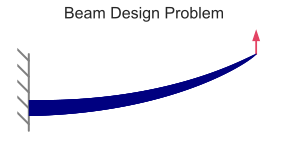

This chart was generated by the following Python code:
import aerosandbox as asb
import aerosandbox.numpy as np

N = 300
E = 1e5
L = 1
b = 0.1
volume = 0.01
tip_load = 1

x = np.linspace(0, L, N)  # m, node locations

opti = asb.Opti()
h = opti.variable(init_guess=np.ones(N), lower_bound=1e-2)
I = b * h ** 3 / 12

V = np.ones(N) * -tip_load
M = opti.variable(init_guess=np.zeros(N))  # N*m, moment
th = opti.variable(init_guess=np.zeros(N))  # rad, slope
w = opti.variable(init_guess=np.zeros(N))  # m, displacement

opti.subject_to([
    np.diff(M) == np.trapz(V) * np.diff(x),
    np.diff(th) == np.trapz(M / (E * I), modify_endpoints=True) * np.diff(x),
    np.diff(w) == np.trapz(th) * np.diff(x),
])
opti.subject_to([
    M[-1] == 0,
    th[0] == 0,
    w[0] == 0,
])
opti.subject_to(np.mean(h * b) <= volume / L)
opti.minimize(tip_load * w[-1])
sol = opti.solve()

if __name__ == '__main__':
    import matplotlib.pyplot as plt
    import aerosandbox.tools.pretty_plots as p

    w = sol(w)
    h = sol(h)

    fig, ax = plt.subplots(figsize=(3, 1.6))
    for i in range(N-1):
        plt.plot(
            [x[i+1], x[i], x[i+1]],
            [w[i+1], w[i], w[i+1]],
            "-",
            linewidth=(h[i] + h[i+1]) / 2 * 80,
            zorder=4,
            color='navy',
            solid_joinstyle="bevel"
        )
    from matplotlib import patheffects

    plt.plot(
        [0, 0],
        [0 - 0.1, w[-1]],
        color='gray',
        linewidth=1.5,
        path_effects=[
            patheffects.withTickedStroke()
        ]
    )
    load_scale = 0.1
    plt.arrow(
        x[-1],
        w[-1],
        0,
        load_scale,
        width=0.01 / 5,
        head_width=0.08 / 3,
        color='crimson',
        alpha=0.8,
        length_includes_head=True,
    )

    plt.axis('off')
    p.equal()
    p.show_plot(
        "Beam Design Problem",
        dpi=600,
        savefig="beam_illustration.svg"
    )
